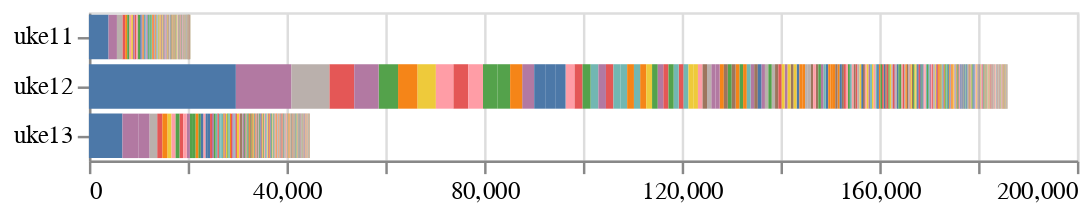

Notebook cell for this chart:
### Code cell
fig = alt.Chart(source).mark_bar().encode(
    x=alt.X('sum(value):Q',axis=alt.Axis(title='')),
    y=alt.Y('variable:N',axis=alt.Axis(title='')),
    color=alt.Color('kommune:N',legend=None),
    order=alt.Order(
      'value',
      sort='descending'
    ),
    tooltip=[alt.Tooltip('kommune', title='Kommune'),
             alt.Tooltip('variable', title='Uke'),
             alt.Tooltip('sum(value)', title='Antall')]
)

fig

### Figure 1 — Vega-Lite specification as saved in the notebook (floating-point values rounded to 4 significant figures; data arrays with more than 128 entries replaced by an {"elided": "..."} marker saying what was removed)
{"config": {"view": {"continuousWidth": 400, "continuousHeight": 300}}, "data": {"name": "data-d5a40fadaecf39ee5e8379e2fbbcbfd6"}, "mark": "bar", "encoding": {"color": {"type": "nominal", "field": "kommune", "legend": null}, "order": {"type": "quantitative", "field": "value", "sort": "descending"}, "tooltip": [{"type": "nominal", "field": "kommune", "title": "Kommune"}, {"type": "nominal", "field": "variable", "title": "Uke"}, {"type": "quantitative", "aggregate": "sum", "field": "value", "title": "Antall"}], "x": {"type": "quantitative", "aggregate": "sum", "axis": {"title": ""}, "field": "value"}, "y": {"type": "nominal", "axis": {"title": ""}, "field": "variable"}}, "$schema": "https://vega.github.io/schema/vega-lite/v4.0.2.json", "datasets": {"data-d5a40fadaecf39ee5e8379e2fbbcbfd6": {"elided": "1071 records"}}}
